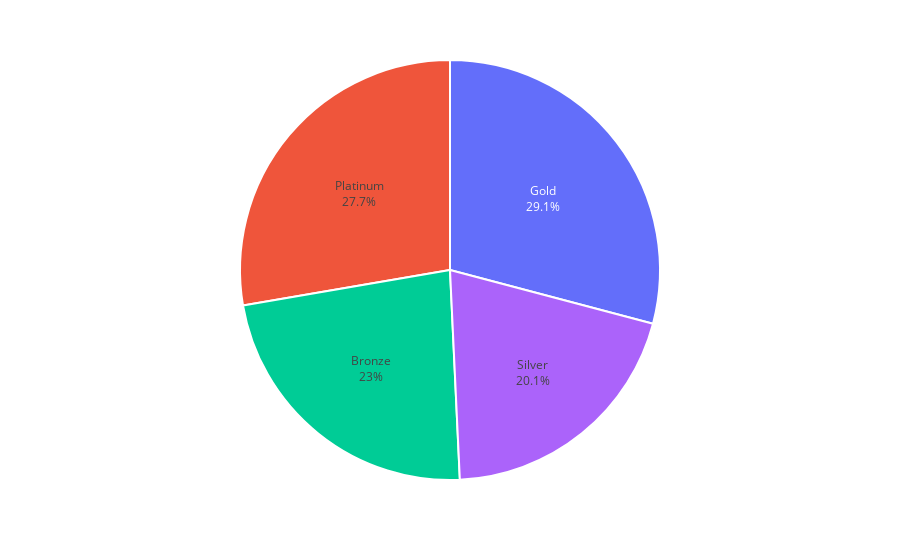

This figure's notebook cell:
### Markdown cell above
<h1 style="background-color:black
;font-family:newtimeroman;font-size:225%;text-align:left; color:#40E0D0">  Customers Distribution </h1><a id=0></a>

### Code cell
cluster_counts = customer.clusters.value_counts()

fig = px.pie(cluster_counts, 
             values = cluster_counts.values, 
             names = cluster_counts.index)
fig.update_traces(textposition='inside', textinfo='percent+label', 
                  marker = dict(line = dict(color = 'white', width = 2)))
fig.update_layout(showlegend = False)
fig.show()

### Figure 1 — Plotly figure (JSON) as saved in the notebook; plotly's stock layout.template omitted (floating-point values rounded to 4 significant figures)
{"data": [{"domain": {"x": [0, 1], "y": [0, 1]}, "hovertemplate": "index=%{label}<br>value=%{value}<extra></extra>", "labels": ["Gold", "Platinum", "Bronze", "Silver"], "legendgroup": "", "marker": {"line": {"color": "white", "width": 2}}, "name": "", "showlegend": true, "textinfo": "percent+label", "textposition": "inside", "type": "pie", "values": [642, 611, 508, 444]}], "layout": {"legend": {"tracegroupgap": 0}, "margin": {"t": 60}, "showlegend": false}}
